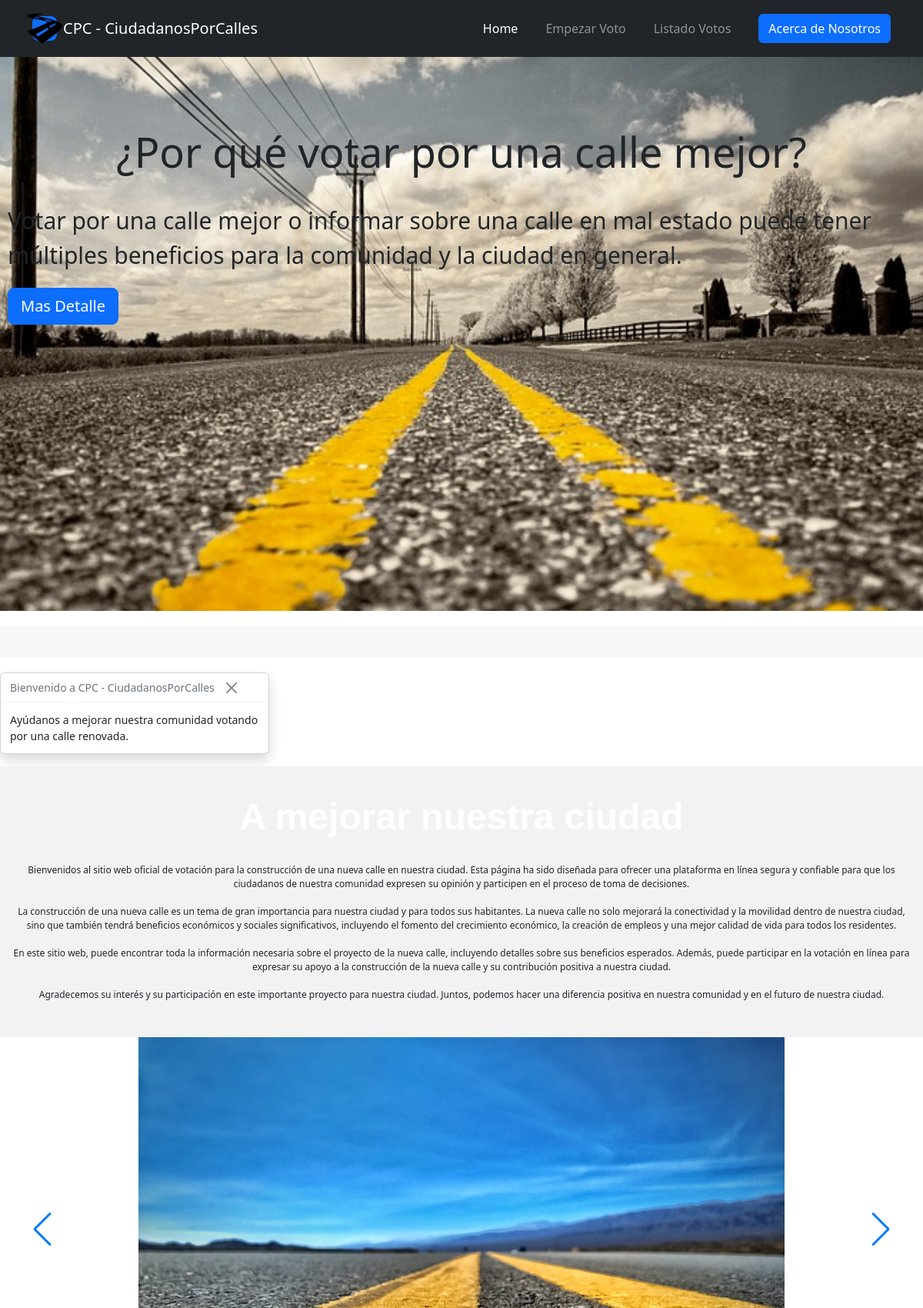
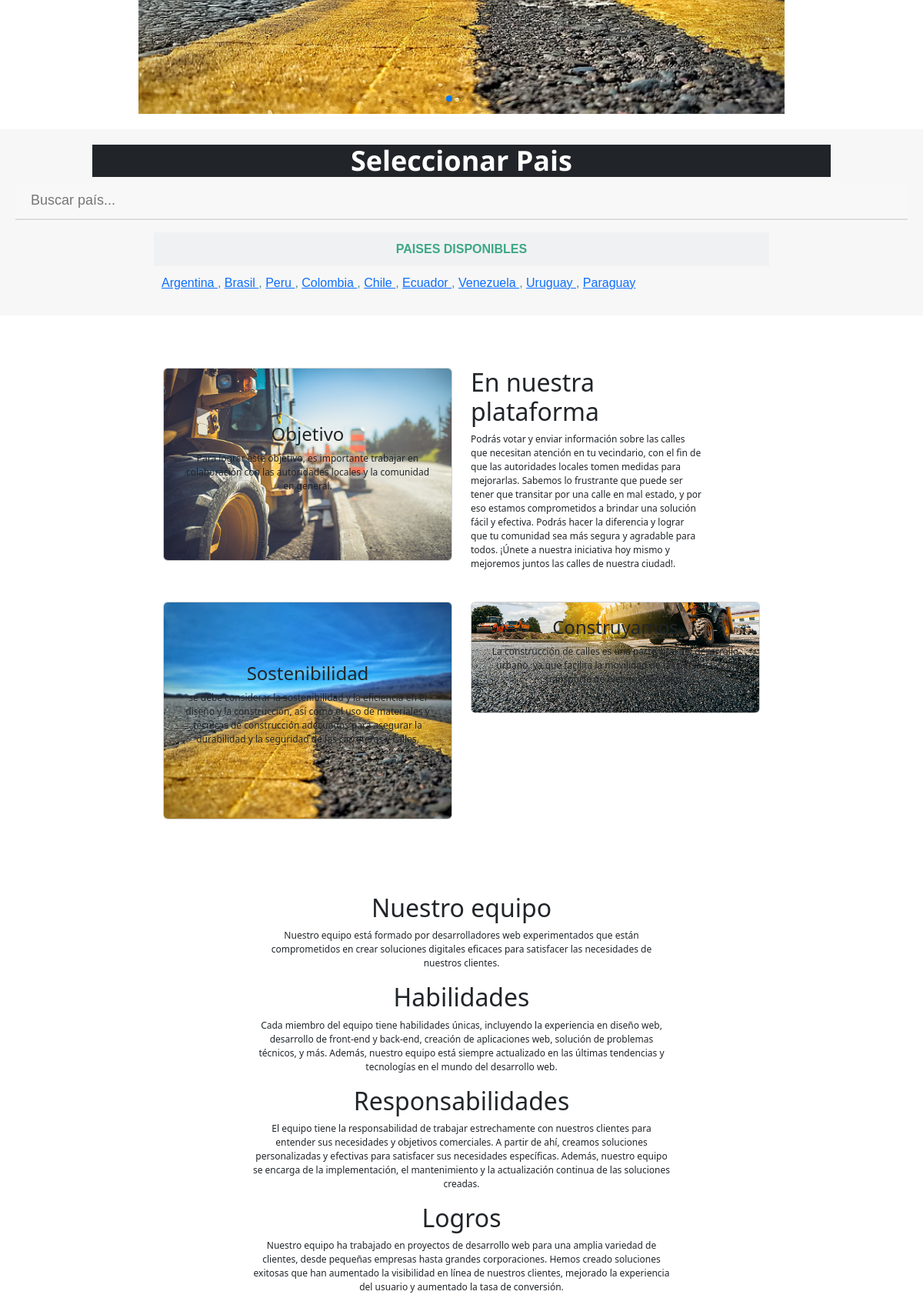
/paises/ (upper part), run on the app's committed database (2 pictures, top to bottom).
### first/models.py (models this page shows, shortened)
class Pais(models.Model):
    nombre = models.CharField(max_length=100)

### first/views.py (the view)
# urls.py: path('paises/', views.lista_paises, name='paises'),
def lista_paises(request):
    paises = Pais.objects.all()
    return render(request, 'paises.html', {'paises': paises})

### first/templates/paises.html
{% extends 'base.html' %}
{% load static %}
{% block content %}
<h2  style="font-family: 'Open Sans', sans-serif; font-size: 3vw; font-weight: 700; background-color: #212529; padding: 1vw; color: #fff; text-align: center; border-radius: 0vw; width: 80vw; margin: 0 auto; line-height: 0.5;">Seleccionar Pais</h2>
<h3><input type="text" id="pais-busqueda" onkeyup="buscarPais()" placeholder="Buscar país..."></h3>
<table id="tabla-paises" class="table-center">
  <thead>
    <tr>
      <th style="font-family: Arial, sans-serif; background-color: rgb(240, 241, 243); color: rgb(60, 168, 132);">Paises Disponibles</th>
    </tr>
  </thead>
  <tbody>
    <tr>
      <td>
        {% for pais in paises %}
          <a id="paiss" href="{% url 'ciudades' pais.id %}#tabla-ciudades">
            {{ pais.nombre }}
          </a>
          {% if not forloop.last %}, {% endif %}
        {% endfor %}
      </td>
    </tr>
  </tbody>
</table>
{% endblock %}

### static/style.css (style rules this page uses)
.table-center { margin: auto; text-align: center; color: #578d91; }
input[type="text"] { width: 100%; padding: 12px 20px; margin: 8px 0; box-sizing: border-box; border: none; border-bottom: 2px solid #ddd; background-color: #f8f8f8; font-size: 18px; color: #555; }
table { border-collapse: collapse; width: 100%; max-width: 800px; margin: auto; margin-top: 20px; font-size: 1em; }
th, td { padding: 10px; text-align: left; border-bottom: 1px solid #ddd; }
th { background-color: #f2f2f2; font-weight: bold; text-transform: uppercase; }

### data on the page
Pais: nombre "Argentina"
Pais: nombre "Brasil"
Pais: nombre "Peru"
Pais: nombre "Colombia"
Pais: nombre "Chile"
Pais: nombre "Ecuador"
Pais: nombre "Venezuela"
Pais: nombre "Uruguay"
Pais: nombre "Paraguay"
